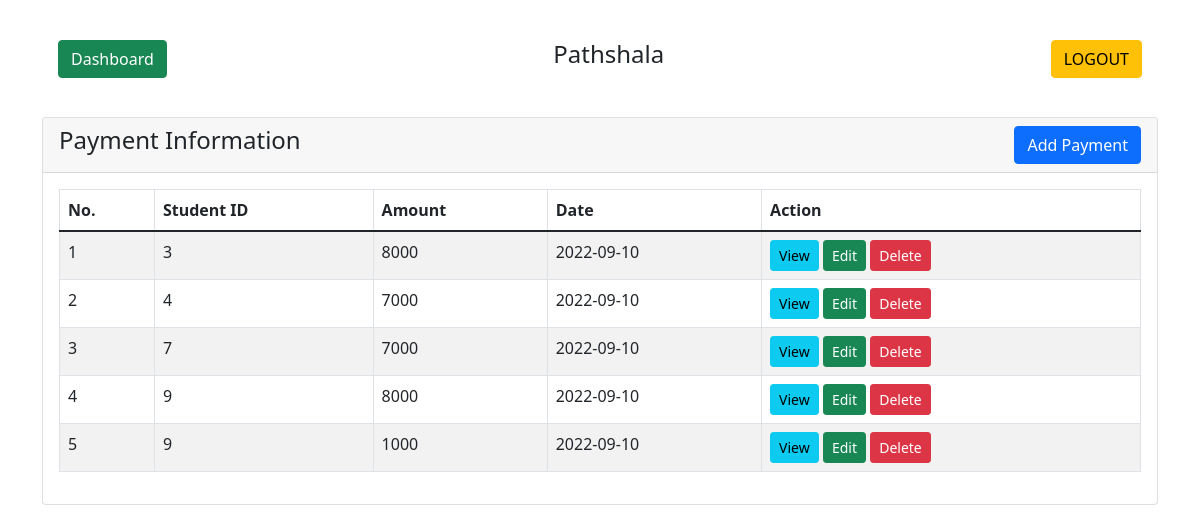
The app's page /payment.php (signed in) with its own data.
### tables this page shows
CREATE TABLE `payment` (
  `id` int(255) NOT NULL,
  `amount` varchar(255) NOT NULL,
  `s_id` int(255) NOT NULL,
  `date_time` date NOT NULL DEFAULT current_timestamp()
);

### payment.php (the view, shortened to what this page needs)
<?php
  if (isset($_SESSION['user_id']) && isset($_SESSION['user_username'])) {
?>
<!doctype html>
<html lang="en">
  <head>
    <link href="https://cdn.jsdelivr.net/npm/bootstrap@5.1.3/dist/css/bootstrap.min.css" rel="stylesheet">
    <link rel="stylesheet" href="//cdn.jsdelivr.net/npm/alertifyjs@1.13.1/build/css/alertify.min.css"/>
</head>
<body>
<div class="container mt-4">
    <div class="row">
        <div class="col-md-12">
		<div class="card-body">
                    <h4 class="text-center">Pathshala
                        <a href="index.php" class="btn btn-success float-start mr">Dashboard</a>
						<a href="logout.php" class="btn btn-warning float-end">LOGOUT</a>
                    </h4>
                </div>
				<br />
            <div class="card">
                <div class="card-header">
                    <h4>Payment Information
                        <button type="button" class="btn btn-primary float-end" data-bs-toggle="modal" data-bs-target="#paymentAddModel">
                            Add Payment
                        </button>
                    </h4>
                </div>
                <div class="card-body">
                    <table id="myTable" class="table table-bordered table-striped">
                        <thead>
                            <tr>
                                <th>No.</th>
                                <th>Student ID</th>
                                <th>Amount</th>
                                <th>Date</th>
                                <th>Action</th>
                            </tr>
                        </thead>
                        <tbody>
                            <?php
                            $query = "SELECT * FROM payment";
                            $query_run = mysqli_query($con, $query);
                            if(mysqli_num_rows($query_run) > 0)
                            {
                                $i = 1;
                                foreach($query_run as $payment)
                                {
                                    ?>
                                    <tr>
                                        <td><?= $i ?></td>
                                        <td><?= $payment['s_id'] ?></td>
                                        <td><?= $payment['amount'] ?></td>
                                        <td><?= $payment['date_time'] ?></td>
                                        <td>
                                            <button type="button" value="<?=$payment['id'];?>" class="viewPaymentBtn btn btn-info btn-sm">View</button>
                                            <button type="button" value="<?=$payment['id'];?>" class="editPaymentBtn btn btn-success btn-sm">Edit</button>
                                            <button type="button" value="<?=$payment['id'];?>" class="deletePaymentBtn btn btn-danger btn-sm">Delete</button>
                                        </td>
                                    </tr>
                                    <?php
                                    $i++;
                                }
                            }
                            ?>
                        </tbody>
                    </table>
                </div>
            </div>
        </div>
    </div>
</div>
</body>
</html>
<?php
}else {
   header("Location: login.php");
}
 ?>

### records on screen
payment: s "3", amount "8000", date_time "2022-09-10", $payment['id'] 7 (drawn)
payment: s "4", amount "7000", date_time "2022-09-10", $payment['id'] 8 (drawn)
payment: s "7", amount "7000", date_time "2022-09-10", $payment['id'] 9 (drawn)
payment: s "9", amount "8000", date_time "2022-09-10", $payment['id'] 10 (drawn)
payment: s "9", amount "1000", date_time "2022-09-10", $payment['id'] 11 (drawn)
